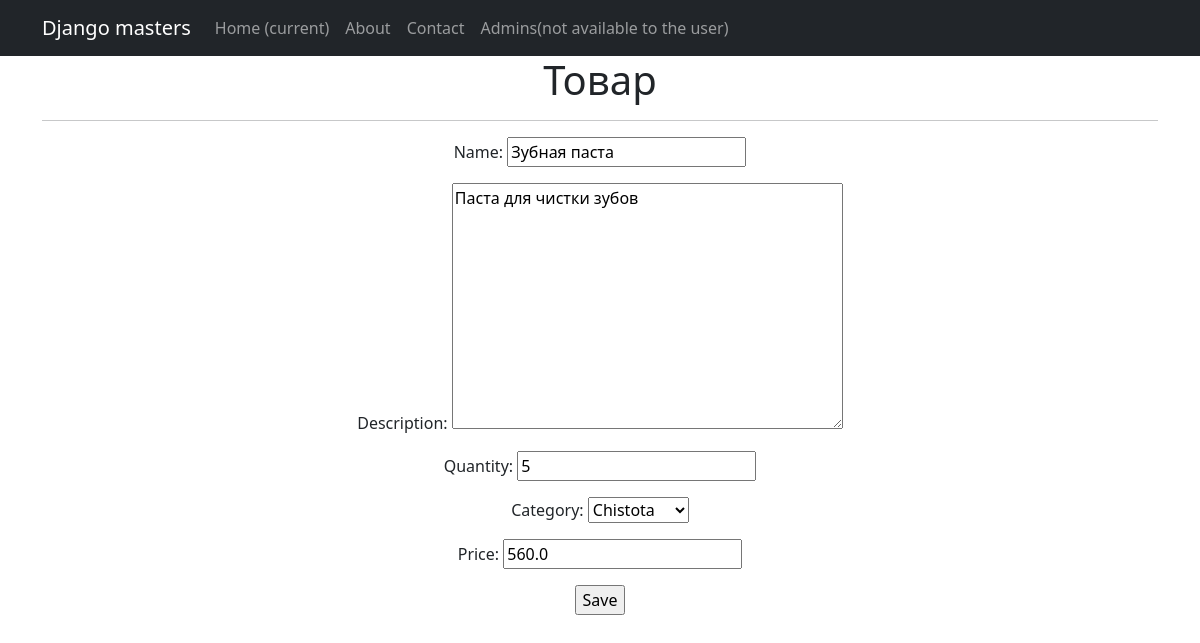
The app's page /products/1/update/ with its own data.
### simpleapp/models.py (models this page shows, shortened)
class Product(models.Model):
    name = models.CharField(
        max_length=50,
        unique=True, # названия товаров не должны повторяться
    )
    description = models.TextField()
    quantity = models.IntegerField(
        validators=[MinValueValidator(0)],
    )
    category = models.ForeignKey(
        to='Category',
        on_delete=models.CASCADE,
        related_name='products', # все продукты в категории будут доступны через поле products
    )
    price = models.FloatField(
        validators=[MinValueValidator(0.0)],
    )

class Category(models.Model):
    name = models.CharField(max_length=100, unique=True)
    def __str__(self):
        return self.name.title()

### simpleapp/views.py (the view)
# urls.py: path('<int:pk>/update/', ProductUpdate.as_view(), name='product_update'),
class ProductUpdate(UpdateView):
    form_class = ProductForm
    model = Product
    template_name = 'product_edit.html'

### simpleapp/forms.py (shortened to what this page needs)
class ProductForm(forms.ModelForm):
    class Meta:
        model = Product
        fields = [
            'name',
            'description',
            'quantity',
            'category',
            'price',
        ]

### templates/product_edit.html (shortened to what this page needs)
{% extends 'flatpages/default.html' %}
{% block content %}
<h1>Товар</h1>
<hr>
<form action="" method="post">
    {{ form.as_p }}
    <input type="submit" value="Save" />
</form>
{% endblock content %}

### records on screen
Product: name "Зубная паста", description "Паста для чистки зубов", quantity "5", category "Chistota", price "560.0"
